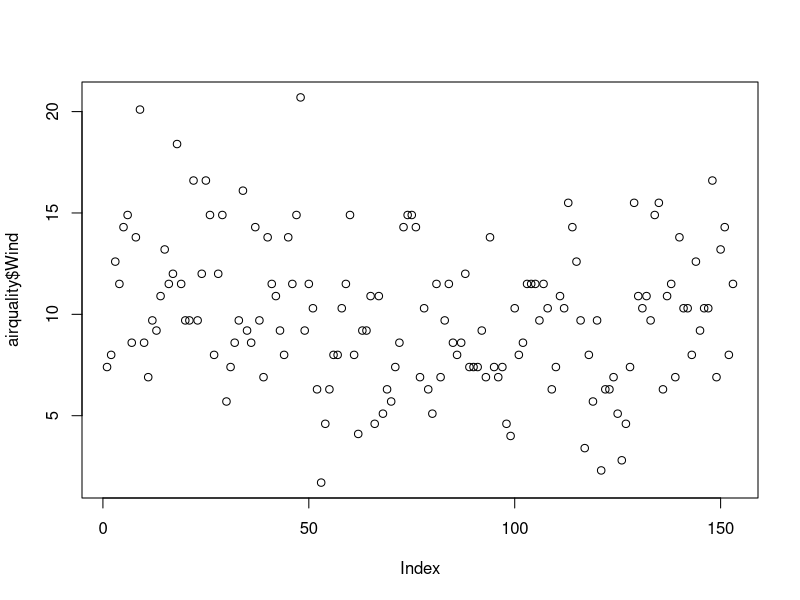
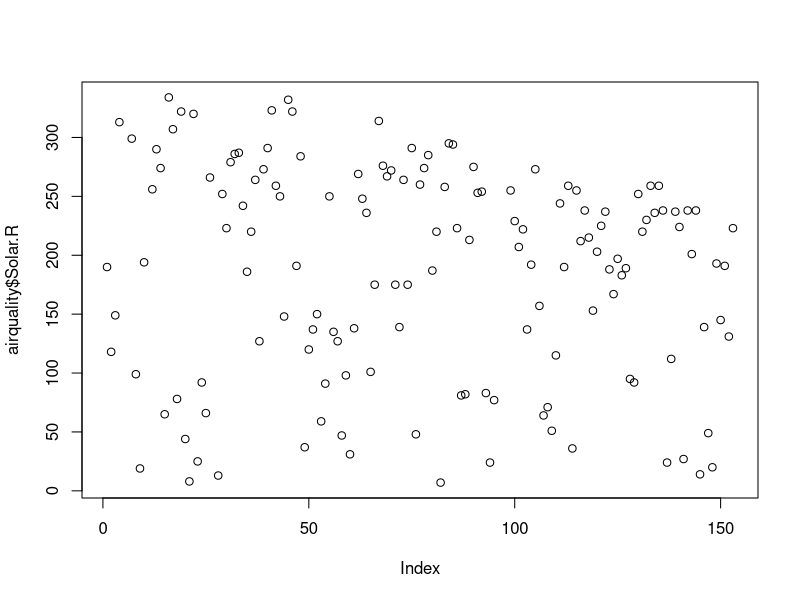
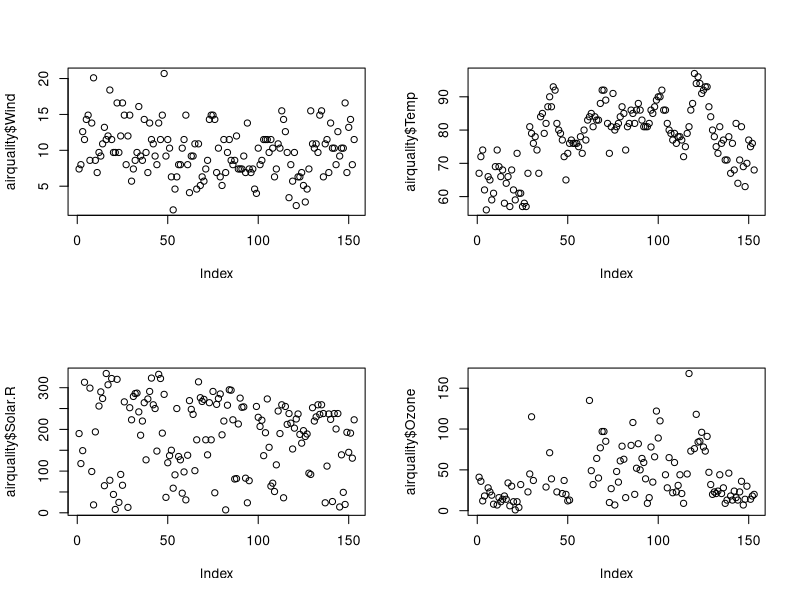

The R script that drew these images, in order:
###CREATING GRAPHICS WINDOW
x11()
##CREATING A  PDF DEVICE
pdf()
##KNOW TGE ACTIVE DEVICE
dev.cur()
##TO SET AN ACTIVE DEVICE
dev.set(2)

dev.cur()

airquality

##HOW TO CREATE SCATTER PLOTS
plot(airquality$Wind)
plot(airquality$Solar.R)

##HOW TO SPLIT OUR GRAPHICS DEVICE
##CREATE A MATRIX WITH UR INTENDED NUMBER OF SIDES
mats<-matrix(1:4,2)
mats

##ASIGN  THE MATRIX TO YOUR DEVICE LAYOUT
layout(mats)

##CREATE PLOTSON THE NEW DEVICE LAYOUT
plot(airquality$Wind)
plot(airquality$Solar.R)
plot(airquality$Temp)
plot(airquality$Ozone)
